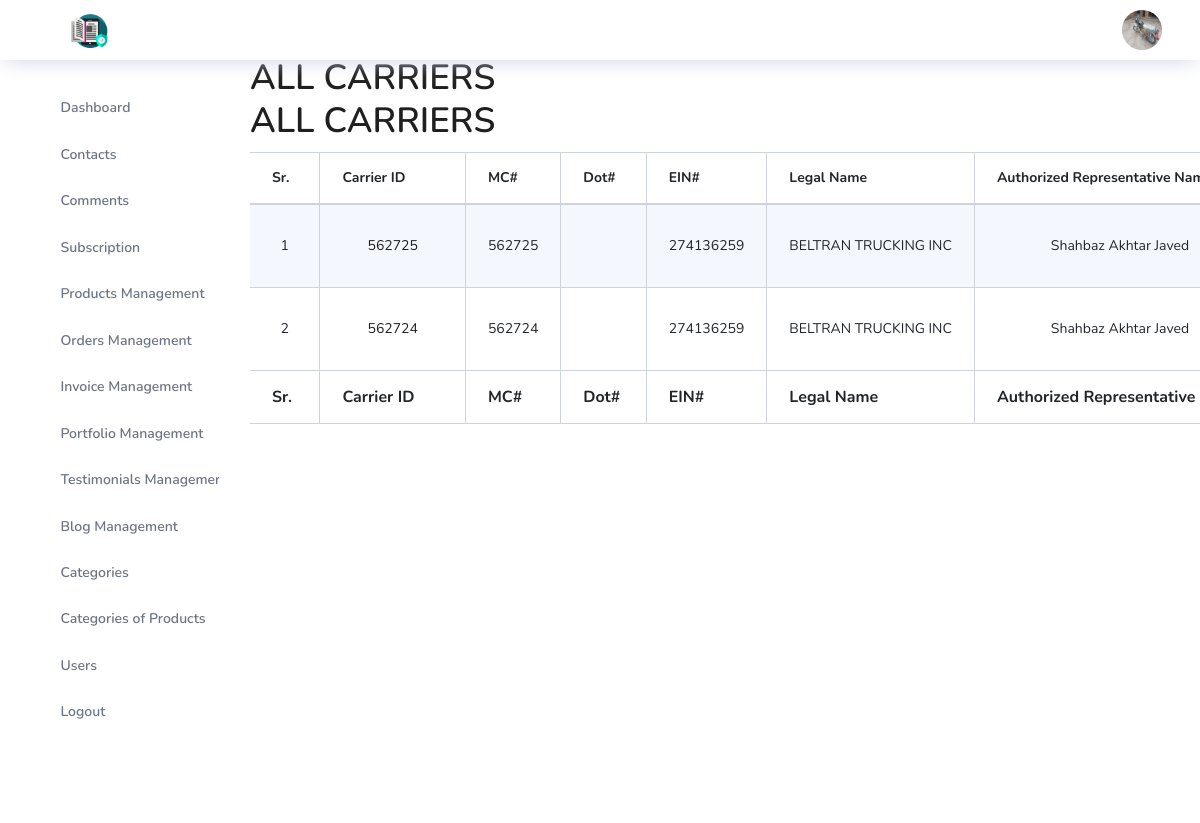
The page /admin/allCarrier.php (signed in) on the database its author committed.
### tables this page shows
CREATE TABLE `users` (
  `id` int(11) NOT NULL,
  `name` text NOT NULL,
  `username` varchar(255) NOT NULL,
  `email` varchar(255) NOT NULL,
  `password` text NOT NULL,
  `img` text NOT NULL,
  `role` text NOT NULL,
  `status` text NOT NULL,
  `date` timestamp NOT NULL DEFAULT current_timestamp() ON UPDATE current_timestamp()
);

CREATE TABLE `carrierprofile` (
  `id` int(11) NOT NULL,
  `carrier_id` varchar(255) NOT NULL,
  `carriername` text NOT NULL,
  `date` text NOT NULL,
  `street` text NOT NULL,
  `city` text NOT NULL,
  `state` text NOT NULL,
  `zipcode` text NOT NULL,
  `scac` text NOT NULL,
  `fedidno` text NOT NULL,
  `mcno` varchar(255) NOT NULL,
  `dot_no` text NOT NULL,
  `ein` text NOT NULL,
  `phone` text NOT NULL,
  `contact` text NOT NULL,
  `fax` text NOT NULL,
  `email` text NOT NULL,
  `password` text NOT NULL,
  `otp` text NOT NULL,
  `remitstreet` text NOT NULL,
  `remitcity` text NOT NULL,
  `remitstate` text NOT NULL,
  `remitzipcode` text NOT NULL,
  `safar_star_rating` text NOT NULL,
  `last_complience_audit` text NOT NULL,
  `ci_dispatcher` text NOT NULL,
  `ci_mainphone` text NOT NULL,
  `ci_afterhour` text NOT NULL,
  `ci_email` text NOT NULL,
  `ci_operationamanager` text NOT NULL,
  `ci_om_phone` text NOT NULL,
  `ci_om_email` text NOT NULL,
  `ci_accounts_payable_contact` text NOT NULL,
  `ci_accounts_phone` text NOT NULL,
  `ci_accounts_email` text NOT NULL,
  `cont_name_auth_carier_representative` text NOT NULL,
  `cont_title_auth_carier_representative` text NOT NULL,
  `status` text NOT NULL,
  `status_otp` text NOT NULL,
  `steps` int(11) NOT NULL
);

### admin/allCarrier.php (the view, shortened to what this page needs)
<?php
include "../db/db.php";
include 'inc/head.php';
?>
    <section>
        <?php include 'inc/sidebar.php'; ?>
    </section>
    <section class="content">
        <div class="container-fluid">
            <div class="block-header">
                <h2>ALL CARRIERS</h2>
            </div>
            <div class="row clearfix">
                <div class="col-lg-12 col-md-12 col-sm-12 col-xs-12">
                    <div class="card">
                        <div class="header bg-blue">
                            <h2>
                                ALL CARRIERS
                            </h2>
                        </div>
                        <div class="body">
                            <div class="table-responsive">
                                <table class="table table-bordered table-striped table-hover dataTable js-exportable">
                                    <thead>
                                    <tr>
                                        <th>Sr.</th>
                                        <th>Carrier ID</th>
                                        <th>MC#</th>
                                        <th>Dot#</th>
                                        <th>EIN#</th>
                                        <th>Legal Name</th>
                                        <th>Authorized Representative Name</th>
                                    </tr>
                                    </thead>
                                    <tfoot>
                                    <tr>
                                        <th>Sr.</th>
                                        <th>Carrier ID</th>
                                        <th>MC#</th>
                                        <th>Dot#</th>
                                        <th>EIN#</th>
                                        <th>Legal Name</th>
                                        <th>Authorized Representative Name</th>
                                    </tr>
                                    </tfoot>
                                    <tbody style="text-align: center!important;">
                                    <?php
                                    $i = 0;
                                    $sqlCarriers = mysqli_query($db, "SELECT * FROM carrierprofile ORDER BY id DESC");
                                    while ($rowCarriers = mysqli_fetch_array($sqlCarriers))
                                    {
                                        $i++;
                                        ?>
                                        <tr>
                                            <td><?php echo $i; ?></td>
                                            <td>
                                                <a class="btn bg-blue waves-button" href="viewData.php?view=<?php echo $rowCarriers['mcno']; ?>">
                                                <?php echo $rowCarriers['carrier_id'] ; ?>
                                                </a>
                                            </td>
                                            <td><?php echo $rowCarriers['mcno'] ; ?></td>
                                            <td><?php echo $rowCarriers['dot_no'] ; ?></td>
                                            <td><?php echo $rowCarriers['ein'] ; ?></td>
                                            <td><?php echo $rowCarriers['carriername'] ; ?></td>
                                            <td><?php echo $rowCarriers['cont_name_auth_carier_representative'] ; ?></td>
                                        </tr>
                                        <?php
                                    }
                                    ?>
                                    </tbody>
                                </table>
                            </div>
                        </div>
                    </div>
                </div>
            </div>
        </div>
    </section>
<?php
include 'inc/footer.php';
?>

### admin/inc/head.php (shortened to what this page needs)
<?php
$sqlPro = mysqli_query($db, "SELECT * FROM users WHERE username = '".$_SESSION['username']."'");
$rowPro = mysqli_fetch_array($sqlPro);
?>
<!DOCTYPE html>
<html lang="en">
<head>
    <link rel="stylesheet" href="vendors/feather/feather.css">
    <link rel="stylesheet" href="vendors/ti-icons/css/themify-icons.css">
    <link rel="stylesheet" href="vendors/css/vendor.bundle.base.css">
    <link rel="stylesheet" href="vendors/datatables.net-bs4/dataTables.bootstrap4.css">
    <link rel="stylesheet" href="vendors/ti-icons/css/themify-icons.css">
    <link rel="stylesheet" type="text/css" href="js/select.dataTables.min.css">
    <link rel="stylesheet" href="vendors/mdi/css/materialdesignicons.min.css">
    <link rel="stylesheet" href="css/vertical-layout-light/style.css">
</head>
<body>
<div class="container-scroller">
    <nav class="navbar col-lg-12 col-12 p-0 fixed-top d-flex flex-row">
        <div class="text-center navbar-brand-wrapper d-flex align-items-center justify-content-center">
            <a class="navbar-brand brand-logo mr-5" href="index.php">
                <img src="../images/logo.png" class="mr-2" alt="logo"/>
            </a>
        </div>
        <div class="navbar-menu-wrapper d-flex align-items-center justify-content-end">
            <button class="navbar-toggler navbar-toggler align-self-center" type="button" data-toggle="minimize">
                <span class="icon-menu"></span>
            </button>
            <ul class="navbar-nav navbar-nav-right">
                <li class="nav-item nav-profile dropdown">
                    <a class="nav-link" href="profile.php">
                        <img src="../images/<?php echo $rowPro['img']; ?>" alt="profile"/>
                    </a>
                </li>
            </ul>
        </div>
    </nav>
    <div class="container-fluid page-body-wrapper">

### rows shown on the page
users: img (picture)
carrierprofile: carrier "562725", mcno "562725", ein "274136259", carriername "BELTRAN TRUCKING INC", cont_name_auth_carier_representative "Shahbaz Akhtar Javed"
carrierprofile: carrier "562724", mcno "562724", ein "274136259", carriername "BELTRAN TRUCKING INC", cont_name_auth_carier_representative "Shahbaz Akhtar Javed"
